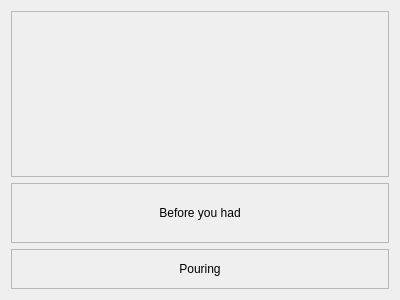
<?xml version="1.0" encoding="UTF-8"?>
<ui version="4.0">
 <class>Loading</class>
 <widget class="QDialog" name="Loading">
  <property name="geometry">
   <rect>
    <x>0</x>
    <y>0</y>
    <width>400</width>
    <height>300</height>
   </rect>
  </property>
  <property name="windowTitle">
   <string>Dialog</string>
  </property>
  <property name="styleSheet">
   <string notr="true">QDialog {border-image: url(:images/metal.jpg) 0 0 0 0 stretch stretch;}</string>
  </property>
  <layout class="QGridLayout" name="gridLayout_3">
   <item row="0" column="0">
    <widget class="QFrame" name="frame_2">
     <property name="frameShape">
      <enum>QFrame::StyledPanel</enum>
     </property>
     <property name="frameShadow">
      <enum>QFrame::Raised</enum>
     </property>
     <layout class="QGridLayout" name="gridLayout_2">
      <item row="0" column="0">
       <widget class="QLabel" name="gif_label">
        <property name="text">
         <string/>
        </property>
        <property name="alignment">
         <set>Qt::AlignCenter</set>
        </property>
       </widget>
      </item>
     </layout>
    </widget>
   </item>
   <item row="1" column="0">
    <widget class="QFrame" name="frame">
     <property name="maximumSize">
      <size>
       <width>16777215</width>
       <height>60</height>
      </size>
     </property>
     <property name="frameShape">
      <enum>QFrame::StyledPanel</enum>
     </property>
     <property name="frameShadow">
      <enum>QFrame::Raised</enum>
     </property>
     <layout class="QGridLayout" name="gridLayout">
      <property name="leftMargin">
       <number>0</number>
      </property>
      <property name="topMargin">
       <number>0</number>
      </property>
      <property name="rightMargin">
       <number>0</number>
      </property>
      <property name="bottomMargin">
       <number>0</number>
      </property>
      <item row="0" column="0">
       <widget class="QLabel" name="promille_label">
        <property name="text">
         <string>Before you had</string>
        </property>
        <property name="alignment">
         <set>Qt::AlignCenter</set>
        </property>
       </widget>
      </item>
     </layout>
    </widget>
   </item>
   <item row="2" column="0">
    <widget class="QFrame" name="frame_3">
     <property name="maximumSize">
      <size>
       <width>16777215</width>
       <height>40</height>
      </size>
     </property>
     <property name="frameShape">
      <enum>QFrame::StyledPanel</enum>
     </property>
     <property name="frameShadow">
      <enum>QFrame::Raised</enum>
     </property>
     <layout class="QGridLayout" name="gridLayout_4">
      <item row="0" column="0">
       <widget class="QLabel" name="info_label">
        <property name="text">
         <string>Pouring</string>
        </property>
        <property name="alignment">
         <set>Qt::AlignCenter</set>
        </property>
       </widget>
      </item>
     </layout>
    </widget>
   </item>
  </layout>
 </widget>
 <resources/>
 <connections/>
</ui>
